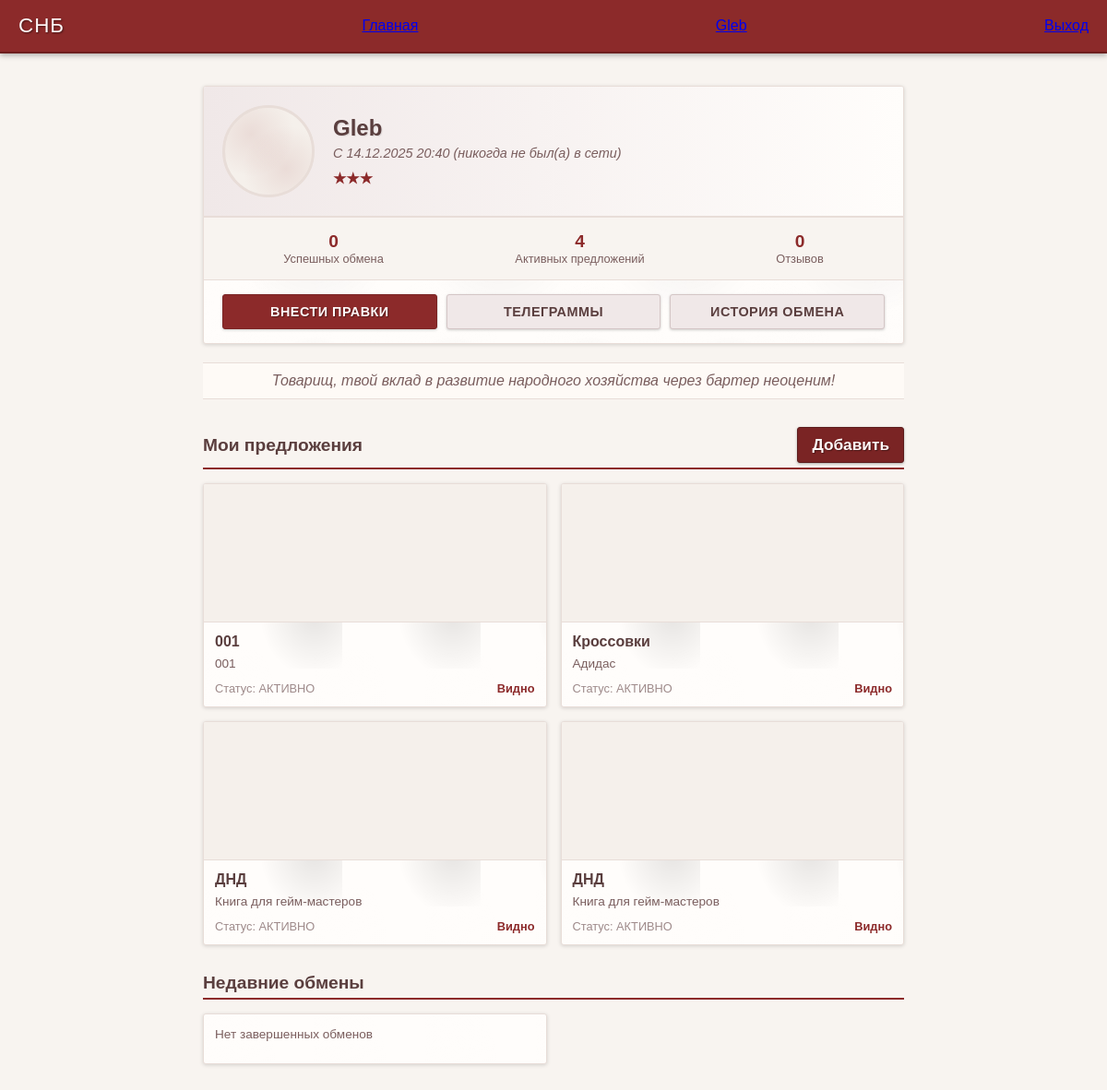
Screenshot of /cabinet (signed in) with the database file from the repository.
### db_tables.py (models this page shows, shortened)
class User(UserMixin, db.Model):                                                   # пользователь
    __tablename__ = "user"
    id: Mapped[int] = mapped_column(primary_key=True)
    username: Mapped[str] = mapped_column(nullable=False, unique=True)
    password_hash: Mapped[str] = mapped_column(nullable=False)                      # не сам пароль, а хэш от него
    phone_number: Mapped[str] = mapped_column(nullable=True)
    email: Mapped[str] = mapped_column(nullable=True)
    registration_date: Mapped[datetime.datetime] = mapped_column(nullable=False, default=datetime.datetime.now())
    last_seen_online: Mapped[datetime.datetime] = mapped_column(nullable=True)

class Offer(db.Model):                                                  # предложение
    __tablename__ = "offer"
    id: Mapped[int] = mapped_column(primary_key=True)
    offer_name: Mapped[str] = mapped_column(nullable=False)
    offer_description: Mapped[str] = mapped_column(nullable=False)
    user_id_offeror: Mapped[int] = mapped_column(ForeignKey("user.id", ondelete="CASCADE"), nullable=False)                # связано с User.id
    conditions: Mapped[str] = mapped_column(nullable=True)
    is_hidden: Mapped[bool] = mapped_column(nullable=False, default=False)
    offer_status: Mapped[str] = mapped_column(nullable=False, default="АКТИВНО", server_default="АКТИВНО")                                           # ДОЛЖНО ПРИНИМАТЬ ТОЛЬКО ЗНАЧНИЯ "АКТИВНО", "УСПЕХ" И "ОТМЕНА"
    user: Mapped["User"] = relationship(
        "User",
        foreign_keys=[user_id_offeror],
        backref="offers",
        lazy='joined',
    )
    categories: Mapped[List["Category"]] = relationship(
        "Category",
        secondary="offer_category",  # ссылка на промежуточную таблицу
        back_populates="offers",
        lazy='joined',
    )

### routes.py (the view, shortened to what this page needs)
@app.route('/cabinet')
def show_cabinet():
    if not current_user.is_authenticated:
        return redirect(url_for('login'))
    page = request.args.get('page', 1, type=int)
    per_page = request.args.get('per_page', 10, type=int)
    search_query = request.args.get('search', '')
    category_id = request.args.get('category', None, type=int)
    user_id = request.args.get('user', current_user.id, type=int)
    profile_user = db.session.get(User, user_id)
    if not profile_user:
        flash('Пользователь не найден')
        return redirect(url_for('homepage'))
    successful_offers_count = db.session.scalar(
        select(db.func.count(Offer.id)).where(
            Offer.user_id_offeror == user_id,
            Offer.offer_status == "УСПЕХ"
        )
    ) or 0
    active_offers_count = db.session.scalar(
        select(db.func.count(Offer.id)).where(
            Offer.user_id_offeror == user_id,
            Offer.offer_status == "АКТИВНО"
        )
    ) or 0
    feedbacks_count = db.session.scalar(
        select(db.func.count(User_Feedback.id)).where(
            User_Feedback.user_id_recipient == user_id
        )
    ) or 0
    completed_offers_query = select(Offer).where(
        Offer.user_id_offeror == user_id,
        Offer.offer_status.in_(["УСПЕХ", "ОТМЕНА"])
    ).order_by(Offer.id.desc()).limit(5)
    completed_offers_result = db.session.execute(completed_offers_query).unique()
    completed_offers = completed_offers_result.scalars().all()
    offers_query = select(Offer).where(Offer.is_hidden == False)
    offers_query = offers_query.where(Offer.user_id_offeror == user_id)
    if category_id:
        offers_query = offers_query.join(Offer.categories).where(Category.id == category_id)
    offers_query = offers_query.order_by(Offer.id.desc()).offset((page - 1) * per_page).limit(per_page)
    offers_result = db.session.execute(offers_query).unique()
    offers = offers_result.scalars().all()
    count_query = select(db.func.count()).select_from(offers_query.subquery())
    total_count = db.session.scalar(count_query)
    if not total_count:
        total_count = 0
    if per_page > 0:
        total_pages = math.ceil(total_count / per_page)
    else:
        total_pages = 1
    if page > total_pages and total_pages > 0:
        page = total_pages
    elif page < 1:
        page = 1
    all_categories = db.session.scalars(
        select(Category).order_by(Category.category_name)
    ).unique().all()
    return render_template(
        'cabinet.html',
        offers=offers,
        page=page,
        per_page=per_page,
        total_pages=total_pages,
        search_query=search_query,
        selected_category=category_id,
        all_categories=all_categories,
        profile_user=profile_user,
        successful_offers_count=successful_offers_count,
        active_offers_count=active_offers_count,
        feedbacks_count=feedbacks_count,
        completed_offers=completed_offers,
        is_own_profile=(current_user.id == user_id),
    )

### db_tables.py (called while the page is built)
@login.user_loader
def load_user(id):
  return db.session.get(User, int(id))

### routes.py (called while the page is built)
@app.before_request
def before_request():
    if current_user.is_authenticated:
        last_seen = update(User).where(User.id == current_user.id).values(last_seen_online=datetime.now())
        db.session.execute(last_seen)
        db.session.commit()

### templates/cabinet.html (shortened to what this page needs)
{% extends "base.html" %}
{% block css %}
<link rel="stylesheet" href="{{ url_for('static', filename='css/cabinet.css') }}">
{% endblock %}
{% block main_content %}
<main class="profile-container">
    <section class="profile-card">
        <div class="profile-header">
            <div class="profile-avatar">
            </div>
            <div class="profile-info">
                <div class="profile-name">{{ profile_user.username }}</div>
                <div class="status">
                    С {{ profile_user.registration_date.strftime('%d.%m.%Y %H:%M') }}
                    {% if profile_user.last_seen_online %}
                        (был(а) в сети {{ profile_user.last_seen_online.strftime('%d.%m.%Y %H:%M') }})
                    {% else %}
                        (никогда не был(а) в сети)
                    {% endif %}
                </div>
                <div class="rating">
                    ★★★ </div>
            </div>
        </div>
        <div class="stat">
            <div class="stitem">
                <div class="stval">{{ successful_offers_count }}</div>
                <div class="stl">Успешных обмена</div>
            </div>
            <div class="stitem">
                <div class="stval">{{ active_offers_count }}</div>
                <div class="stl">Активных предложений</div>
            </div>
            <div class="stitem">
                <div class="stval">{{ feedbacks_count }}</div>
                <div class="stl">Отзывов</div>
            </div>
        </div>
        <div class="actions">
            {% if is_own_profile %}
                <button class="actbtn">Внести правки</button>
            {% else %}
                <button class="actbtn">Написать</button>
            {% endif %}
            <button class="actbtn secondary">Телеграммы</button>
            <button class="actbtn secondary">История обмена</button>
        </div>
    </section>
    <div class="quote">
        Товарищ, твой вклад в развитие народного хозяйства через бартер неоценим!
    </div>
    <section class="user-items">
        <div class="title">
            {% if is_own_profile %}Мои предложения{% else %}Предложения пользователя{% endif %}
            {% if is_own_profile %}
                <a href="{{url_for('offer_creation')}}" class="nav-btn">Добавить</a>
            {% endif %}
        </div>
        <div class="items-grid">
            {% for offer in offers %}
            <article class="user-item-card">
                <div class="item-image"></div>
                <div class="item-info">
                    <div class="item-title">{{ offer.offer_name }}</div>
                    <div class="desc">{{ offer.offer_description }}</div>
                    <div class="item-meta">
                        <span>Статус: {{ offer.offer_status }}</span>
                        <span class="item-status">{{ "Скрыто" if offer.is_hidden else "Видно" }}</span>
                    </div>
                </div>
            </article>
            {% endfor %}
        </div>
    </section>
    <section class="user-items">
        <div class="title">
            Недавние обмены
        </div>
        <div class="items-grid">
            {% if completed_offers|length == 0 %}
            <article class="user-item-card">
                <div class="item-info">
                    <div class="desc">Нет завершенных обменов</div>
                </div>
            </article>
            {% endif %}
        </div>
    </section>
</main>
{% endblock %}

### templates/base.html (shortened to what this page needs)
<!DOCTYPE html>
<html lang="ru">
<head>
    <link rel="stylesheet" href="{{ url_for('static', filename='css/basic_style.css') }}">
    {% block css %}{% endblock %}
</head>
<body>
    <header class="soviet-header">
        <div class="logo">СНБ</div>
        <a href="{{url_for('homepage')}}">Главная</a>
        {% if current_user.is_authenticated %}
            <a href="{{url_for('show_cabinet')}}">{{current_user.username}}</a>
            <a href="{{url_for('logout')}}">Выход</a>
        {% else %}
            <a href="{{url_for('login')}}">Вход</a>
        {% endif %}
    </header>
    <main class="p-2">
        {% block main_content %}{% endblock %}
    </main>
</body>
</html>

### static/css/basic_style.css (style rules this page uses)
* { margin: 0; padding: 0; box-sizing: border-box; }
body { font-family: Arial, sans-serif; background-color: #f8f4f0; color: #5a3e3e; }
.soviet-header { background-color: #8c2a2a; background-image: url('https://encrypted-tbn0.gstatic.com/images?q=tbn:ANd9GcQ3LHROIh3tK6deswum_szGn93pKankl5Zn4bprjRwRrkM9362WW01AH1Rp51JqieDmdW4&usqp=CAU'); background-blend-mode: multiply; background-size: contain; background-repeat: no-repeat; background-position: 45px 4px; color: #fff8f8; padding: 15px 20px; display: flex; justify-content: space-between; align-items: center; box-shadow: 0 2px 6px rgba(0,0,0,0.3); border-bottom: 2px solid #6d1f1f; position: relative; }
.logo { font-family: Impact, Haettenschweiler, 'Arial Narrow Bold', sans-serif; font-size: 1.4em; letter-spacing: 1px; text-shadow: 1px 1px 2px rgba(0, 0, 0, 0.5); }
.p-2 { padding: 15px 20px; }

### rows the page displays
User: username "Gleb", registration_date "14.12.2025 20:40"
Offer: offer_name "001", offer_description "001", offer_status "АКТИВНО", is_hidden "Видно"
Offer: offer_name "Кроссовки", offer_description "Адидас", offer_status "АКТИВНО", is_hidden "Видно"
Offer: offer_name "ДНД", offer_description "Книга для гейм-мастеров", offer_status "АКТИВНО", is_hidden "Видно"
Offer: offer_name "ДНД", offer_description "Книга для гейм-мастеров", offer_status "АКТИВНО", is_hidden "Видно"

### other values shown
{{ successful_offers_count }} "0"
{{ active_offers_count }} "4"
{{ feedbacks_count }} "0"
